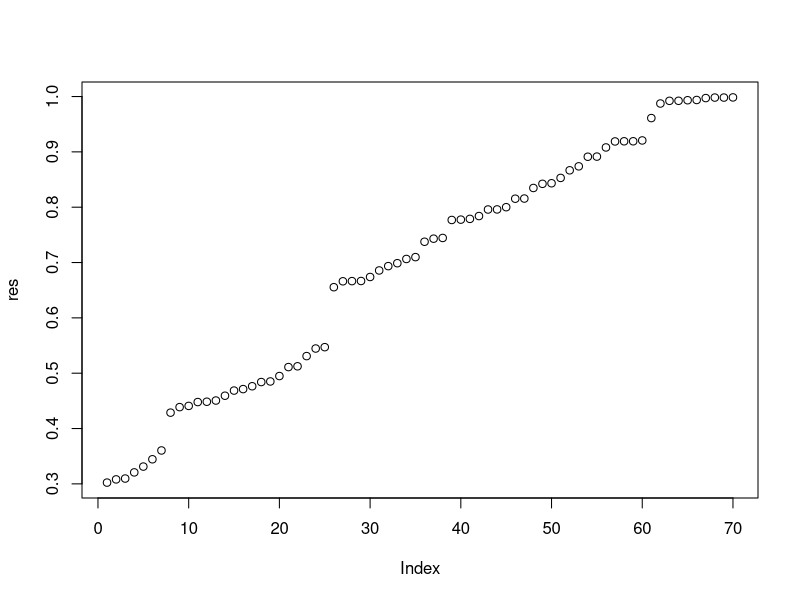

This chart was generated by the following R code:

random.mat <- function(n, k) {
  v <- runif(n*k)
  matrix(v, nrow=n, ncol=k)
}

random.mat(3,2)

demean.mat <- function(n) {
  ones <- rep(1, n)
  diag(n) - (1/n) * ones %*% t(ones)
}

A <- demean.mat(3)
B <- matrix(1:9, nrow=3)
col.means <- apply(B, 2, mean)
C <- apply(B, 1, function(x) {x - col.means})
all.equal(A %*% B, t(C))

data <- read.csv("../data/auto.csv", header=TRUE)
names(data) <- c("price", "mpg", "weight")
y <- matrix(data$price)
X2 <- cbind(data$mpg, data$weight)
n <- nrow(X2)

R.squared <- function(y, X) {
  n <- nrow(X)
  A <- demean.mat(n)
  xtax <- t(X) %*% A %*% X
  ytay <- t(y) %*% A %*% y
  b2 <- solve(xtax) %*% t(X) %*% A %*% y
  t(b2) %*% xtax %*% b2 / ytay
}

R.squared(y, X2)

png(filename="inserts/graph1.png")
n <- nrow(X2)
X.rnd <- random.mat(n, 70)
res <- rep(0, 70)
for(i in 1:70) {
  X.ext <- cbind(X2, X.rnd[, 1:i])
  res[i] <- R.squared(y, X.ext)
}
plot(res)
dev.off()
